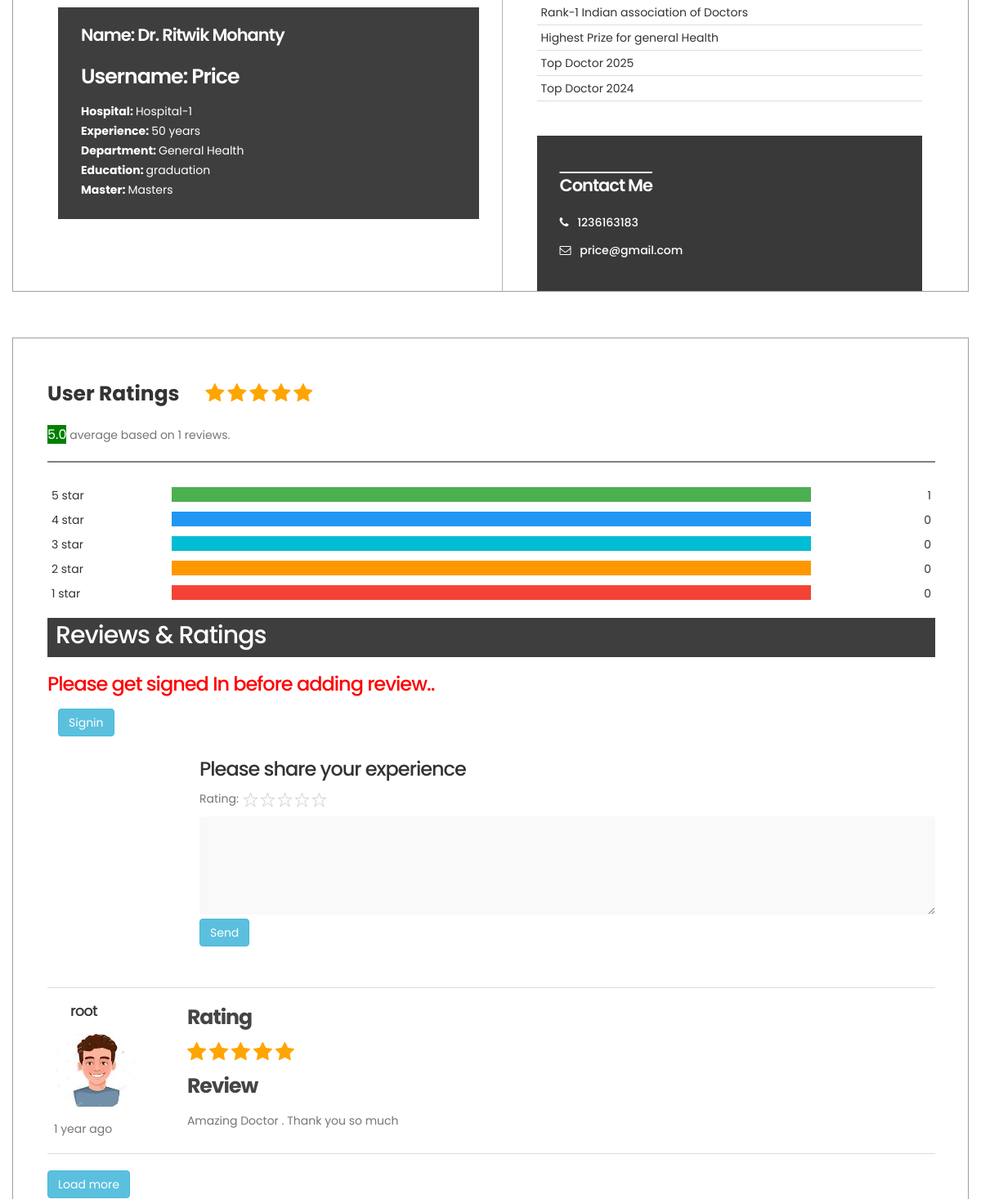
The app's page /doctorProfile/3 (middle part), older data.
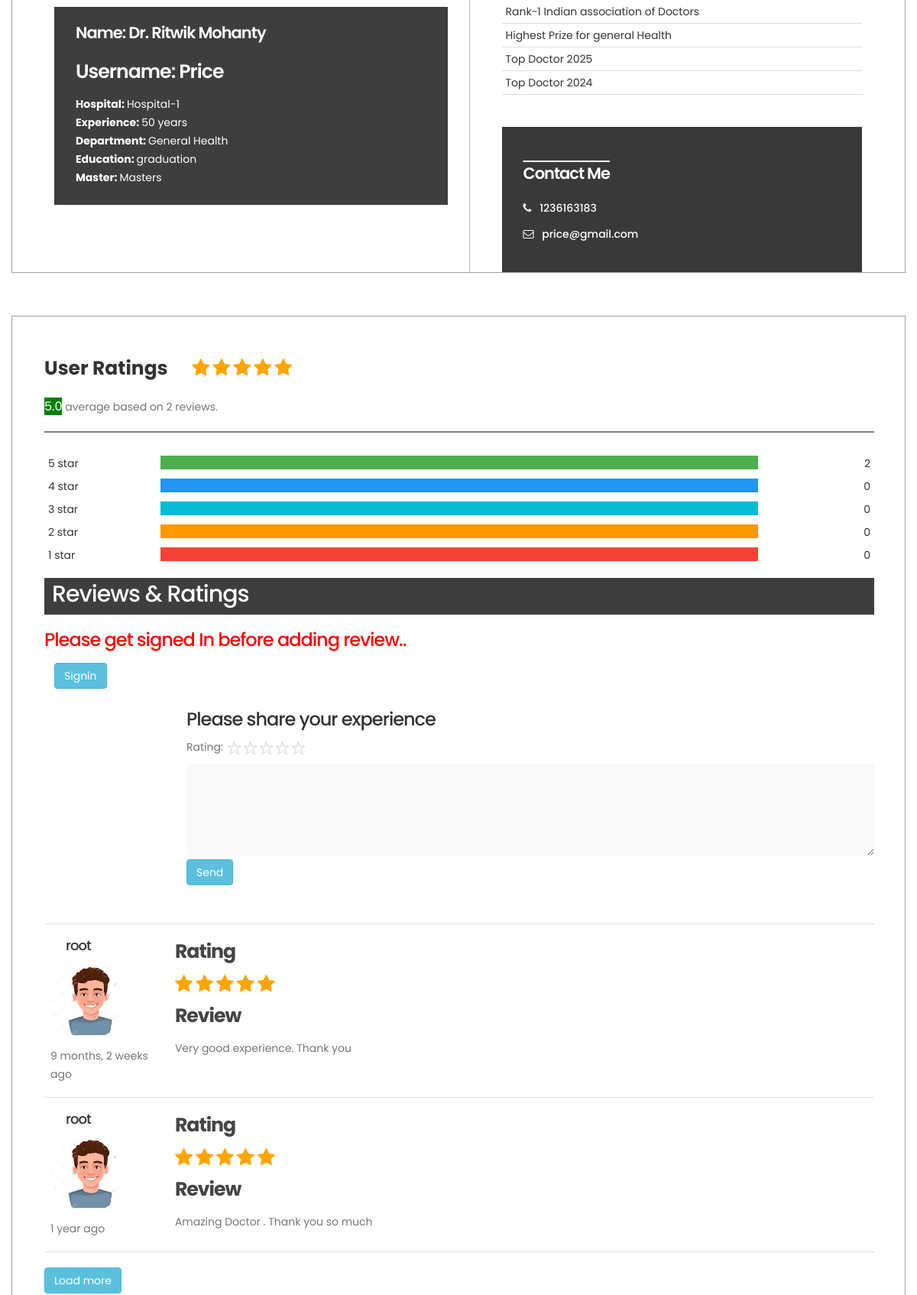
The same page, newer data.
### main/models.py (models this page shows, shortened)
class Doctor(models.Model):
    FirstName = models.CharField(max_length=150)  # doctor first name
    LastName = models.CharField(max_length=150)   # doctor last name
    Email = models.CharField(max_length=150)      # doctor email
    Username = models.CharField(max_length=150)   # doctor username
    DateOfBirth = models.CharField(max_length=150)
    ProfilePhoto = models.FileField(upload_to="DoctorPhotos/", default="DefaultPhotos/boy_avatar.jpg") # doctor profile photo
    MobileNumber = models.CharField(max_length=13, default="Not available")                                   # doctor phone number
    DoctorLicense = models.FileField(upload_to="DoctorDocuments/")                   # doctor License which is taken by goverment
    YearsOfExperience = models.IntegerField(default=0)                              # Experience year
    Rating = models.DecimalField(max_digits=2, decimal_places = 1, default=0.0)      # doctor rating
    Ratings_stars = models.CharField(max_length=5,default="", blank= True)
    non_stars = models.CharField(max_length=5,default="12345")
    Ratings_count = models.IntegerField(default=0)
    Education = models.CharField(max_length=250, default="Not available")                         #  education  details
    Masters = models.CharField(max_length=250, default="Not available")
    HospitalName = models.CharField(max_length=50)
    HospitalRegisterationNumber = models.CharField(max_length=100)                   # hospital name and all details
    City = models.CharField(max_length=100)
    State = models.IntegerField(choices=States, default=1)
    Pincode = models.CharField(max_length=20)
    Department = models.IntegerField(choices=Department, default=1)
    Description = models.CharField(max_length=150, default="Dear, be strong because your life will be better now. Time does not remain same. You will get well soon!")
    Achievements1 = models.CharField(max_length=50, default="No achievements added recently")
    Achievements2 = models.CharField(max_length=50, default="No achievements added recently")
    Achievements3 = models.CharField(max_length=50, default="No achievements added recently")
    Achievements4 = models.CharField(max_length=50, default="No achievements added recently")
    def __str__(self):
        return self.Username

class DocReview(models.Model):
    doctor=models.ForeignKey(Doctor,on_delete=models.DO_NOTHING)
    star_rating=models.TextField(blank=True)
    non_rating=models.TextField(blank=True)
    review=models.TextField(blank=True)
    user=models.ForeignKey(User,on_delete=models.DO_NOTHING)
    review_date=models.DateTimeField(default=datetime.now,blank=True)

### main/views.py (the view)
# urls.py: path('doctorProfile/<int:doctor_id>',views.doctorProfile,name='doctorProfile'),
def doctorProfile(request, doctor_id):
    doctor = Doctor.objects.get(pk=doctor_id)
    print(doctor)
    queryset_list = DocReview.objects.order_by(
        '-review_date').filter(doctor=doctor)
    five_stars = 0
    for review in queryset_list:
        if review.star_rating == "12345":
            five_stars = five_stars + 1
    four_stars = 0
    for review in queryset_list:
        if review.star_rating == "1234":
            four_stars = four_stars + 1
    three_stars = 0
    for review in queryset_list:
        if review.star_rating == "123":
            three_stars = three_stars + 1
    two_stars = 0
    for review in queryset_list:
        if review.star_rating == "12":
            two_stars = two_stars + 1
    one_stars = 0
    for review in queryset_list:
        if review.star_rating == "1":
            one_stars = one_stars + 1
    count = doctor.Ratings_count
    if count != 0:
        five_starPercentage = 100/100*count   # (number of 5 stars)
        four_starPercentage = 100/100*count   # (number of 5 stars)
        three_starPercentage = 100/100*count   # (number of 5 stars)
        two_starPercentage = 100/100*count   # (number of 5 stars)
        one_starPercentage = 100/100*count   # (number of 5 stars)
    else:
        five_starPercentage = 100/100*count   # (number of 5 stars)
        four_starPercentage = 100/100*count   # (number of 5 stars)
        three_starPercentage = 100/100*count   # (number of 5 stars)
        two_starPercentage = 100/100*count   # (number of 5 stars)
        one_starPercentage = 100/100*count   # (number of 5 stars)
    rating_count = {
        "five_star": five_stars,
        "four_star": four_stars,
        "three_star": three_stars,
        "two_star": two_stars,
        "one_star": one_stars
    }
    ratings_percentage = {
        "five_star": five_starPercentage,
        "five_star": four_starPercentage,
        "five_star": three_starPercentage,
        "five_star": two_starPercentage,
        "five_star": one_starPercentage
    }
    dept = Department[doctor.Department-1][1]
    queryset_list = DocReview.objects.order_by(
        '-review_date').filter(doctor=doctor)[:3]
    flag = 0
    if request.POST == "POST":
        flag = 1
        queryset_list = DocReview.objects.order_by(
            '-review_date').filter(doctor=doctor)[:3]
    if doctor.YearsOfExperience == 0:
        exp = "Experience of the doctor not given"
    else:
        exp = doctor.YearsOfExperience
    context = {
        'doctor': doctor,
        'doctor_reviews': queryset_list,
        'flag': flag,
        'ratings_count': rating_count,
        "ratings_percentage": ratings_percentage,
        "department": dept,
        'experience': exp
    }
    return render(request, 'DoctorProfile.html', context)

### templates/DoctorProfile.html (shortened to what the changed rows need)
{% load static %} {% load humanize %}
<!DOCTYPE html>
<html lang="en">
  <head>
    <link rel="stylesheet" href="{% static 'css/bootstrap.min.css' %}" />
    <link rel="stylesheet" href="{% static 'css/font-awesome.min.css' %}" />
    <link rel="stylesheet" href="{% static 'css/animate.css' %}" />
    <link rel="stylesheet" href="{% static 'css/owl.carousel.css' %}" />
    <link
      rel="stylesheet"
      href="{% static 'css/owl.theme.default.min.css' %}"
    />
    <link rel="stylesheet" href="{% static 'css/Doctorprofile.css' %}" />
    <link rel="stylesheet" href="{% static 'css/docter_review.css' %}" />
  </head>
  <body
    id="top"
    data-spy="scroll"
    data-target=".navbar-collapse"
    data-offset="50"
  >
    <section class="profile-details">
      <div class="container">
        <div class="row">
          <div class="col-sm-6 sec1">
            <div class="profile-contact">
              <h3>Name: Dr. {{ doctor.FirstName }} {{ doctor.LastName }}</h3>
              <h4 style="color: white">Username: {{doctor.Username}}</h4>
              <p>
                <b>Hospital: </b>{{ doctor.HospitalName }} <br />
                <b>Experience: </b>{{experience}} years<br />
                <b>Department: </b> {{department}} <br />
                <b>Education: </b>{{ doctor.Education }}<br />
                <b>Master: </b>{{ doctor.Masters }} <br />
              </p>
            </div>
          </div>
          <div class="col-sm-6 sec2">
            <div class="profile-contact">
              <table>
                <tr>
                  <td>{{ doctor.Achievements1 }}</td>
                </tr>
                <tr>
                  <td>{{ doctor.Achievements2 }}</td>
                </tr>
                <tr>
                  <td>{{ doctor.Achievements3 }}</td>
                </tr>
                <tr>
                  <td>{{ doctor.Achievements4 }}</td>
                </tr>
              </table>
              <div class="doctor-contact">
                <p>
                  <i class="fa fa-phone"></i>
                  <a href="#">{{ doctor.MobileNumber }}</a>
                </p>
                <p>
                  <i class="fa fa-envelope-o"></i>
                  <a href="#">{{ doctor.Email }}</a>
                </p>
              </div>
            </div>
          </div>
        </div>
      </div>
      <div class="container" style="padding-right: 40px">
        <div class="row">
          <div class="col-sm-12 sec3">
            <div style="padding-top: 50px">
              <span class="heading"><strong>User Ratings</strong> </span>
              {% for i in doctor.Ratings_stars %}
              <span class="fa fa-star checked"></span>
              {% endfor %}
              <p style="padding-top: 20px">
                <span class="average">{{doctor.Rating}}</span> average based on
                {{doctor.Ratings_count}} reviews.
              </p>
              <hr class="hr-line" />
              <div class="row">
                <div class="side">
                </div>
                <div class="middle">
                </div>
                <div class="side right">
                  <div>{{ratings_count.five_star}}</div>
                </div>
                <div class="side">
                </div>
                <div class="middle">
                </div>
                <div class="side right">
                </div>
                <div class="side">
                </div>
                <div class="middle">
                </div>
                <div class="side right">
                </div>
                <div class="side">
                </div>
                <div class="middle">
                </div>
                <div class="side right">
                </div>
                <div class="side">
                </div>
                <div class="middle">
                </div>
                <div class="side right">
                </div>
              </div>
            </div>
            <h2 class="review-heading h2 strong">Reviews & Ratings</h2>
            <table style="column-width: auto" class="table table-hover">
              {% if doctor_reviews %} {% for review in doctor_reviews %}
              <tr>
                <td>
                  <div>
                    <h4 class="h4" style="padding-left: 20px">
                      {{ review.user.username }}
                    </h4>
                    <img
                      class="avatar"
                      src="{% static 'images/boy_avatar.jpg' %}"
                      alt="profile"
                    />
                  </div>
                  <p style="padding-top: 10px">
                    {{ review.review_date | timesince }} ago
                  </p>
                </td>
                <td style="width: 85%" class="reveiws">
                  <h4><strong>Rating </strong></h4>
                  {% for i in review.star_rating %}
                  <span class="fa fa-star checked"></span>
                  {% endfor %}
                  <h4><strong>Review</strong></h4>
                  <p>{{ review.review }}</p>
                </td>
              </tr>
              {% endfor %}
              {% else %}
              <p class="p">No Reviews added</p>
              {% endif %}
            </table>
            <br />
          </div>
        </div>
      </div>
    </section>
  </body>
</html>

Row changes from the older to the newer data that the page shows:
changed Doctor "Price": Ratings_count "1" → "2"
added DocReview: user.username "root", review_date "9 months, 2 weeks", star_rating "12345" (drawn), review "Very good experience. Thank you"
Text that changed along with them:
{{ ratings_count.five_star }}: "1" → "2"
